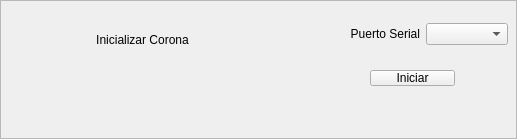
            <widget class="QFrame" name="fm_init_corona">
             <property name="sizePolicy">
              <sizepolicy hsizetype="Preferred" vsizetype="Preferred">
               <horstretch>200</horstretch>
               <verstretch>200</verstretch>
              </sizepolicy>
             </property>
             <property name="frameShape">
              <enum>QFrame::StyledPanel</enum>
             </property>
             <property name="frameShadow">
              <enum>QFrame::Raised</enum>
             </property>
             <widget class="QWidget" name="gridLayoutWidget_2">
              <property name="geometry">
               <rect>
                <x>337</x>
                <y>12</y>
                <width>171</width>
                <height>45</height>
               </rect>
              </property>
              <layout class="QGridLayout" name="gridLayout_2">
               <item row="0" column="0">
                <widget class="QLabel" name="lb_init_corona_2">
                 <property name="text">
                  <string>&lt;html&gt;&lt;head/&gt;&lt;body&gt;&lt;p align=&quot;right&quot;&gt;Puerto Serial&lt;/p&gt;&lt;/body&gt;&lt;/html&gt;</string>
                 </property>
                </widget>
               </item>
               <item row="0" column="1">
                <widget class="QComboBox" name="cb_listPort"/>
               </item>
              </layout>
             </widget>
             <widget class="QLabel" name="lb_init_corona_1">
              <property name="geometry">
               <rect>
                <x>50</x>
                <y>0</y>
                <width>185</width>
                <height>80</height>
               </rect>
              </property>
              <property name="minimumSize">
               <size>
                <width>0</width>
                <height>80</height>
               </size>
              </property>
              <property name="maximumSize">
               <size>
                <width>16777215</width>
                <height>80</height>
               </size>
              </property>
              <property name="styleSheet">
               <string notr="true">font: 14pt &quot;Microsoft Sans Serif&quot;;</string>
              </property>
              <property name="text">
               <string>&lt;html&gt;&lt;head/&gt;&lt;body&gt;&lt;p align=&quot;center&quot;&gt;Inicializar Corona&lt;/p&gt;&lt;/body&gt;&lt;/html&gt;</string>
              </property>
             </widget>
             <widget class="QPushButton" name="pb_init_corona">
              <property name="geometry">
               <rect>
                <x>370</x>
                <y>70</y>
                <width>85</width>
                <height>16</height>
               </rect>
              </property>
              <property name="text">
               <string>Iniciar</string>
              </property>
             </widget>
             <widget class="QLabel" name="lb_init_c_error">
              <property name="geometry">
               <rect>
                <x>40</x>
                <y>110</y>
                <width>271</width>
                <height>20</height>
               </rect>
              </property>
              <property name="styleSheet">
               <string notr="true">color: rgb(255, 0, 0);
font: 12pt &quot;Microsoft Sans Serif&quot;;</string>
              </property>
              <property name="text">
               <string/>
              </property>
             </widget>
            </widget>
